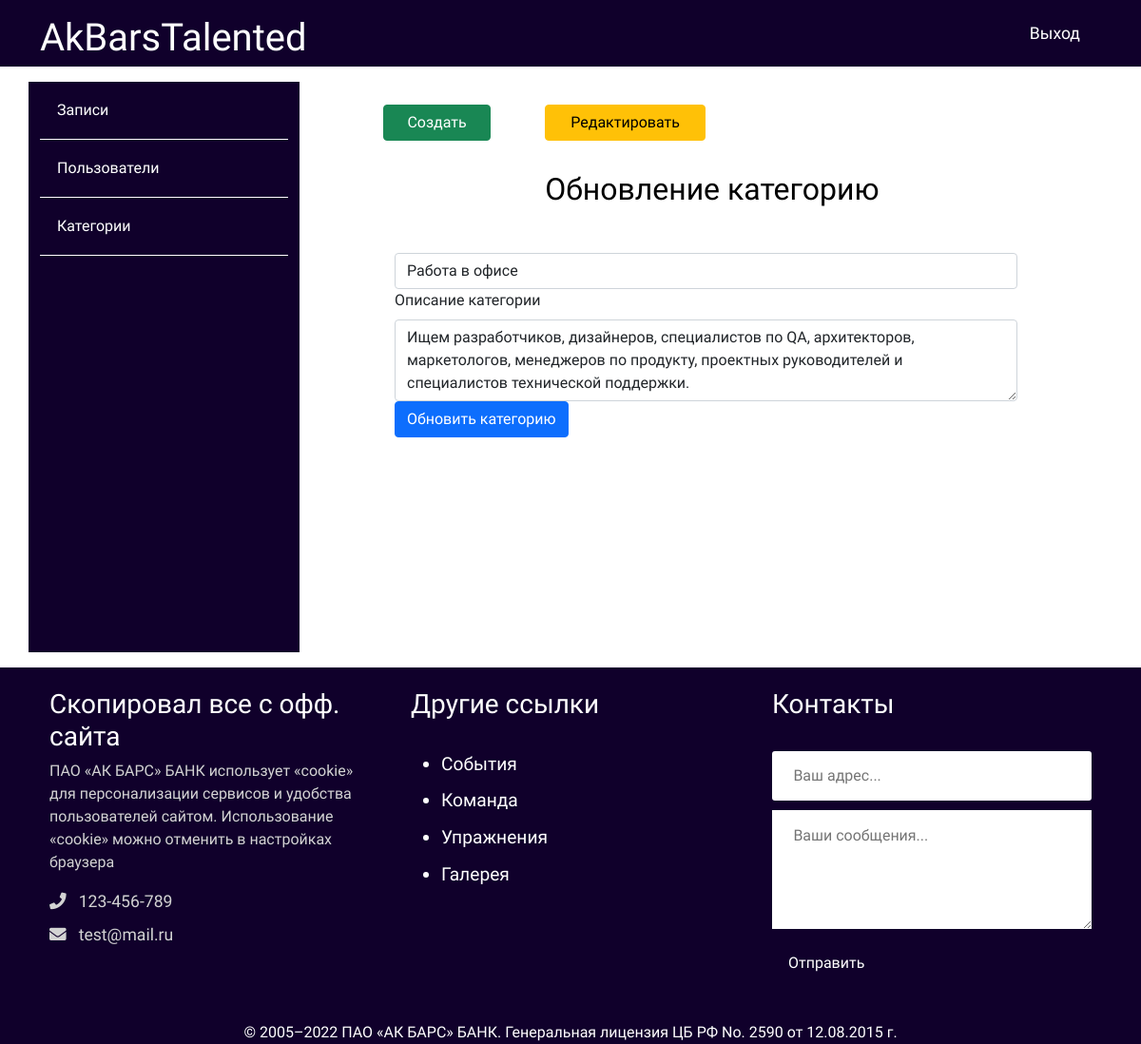
The page /saitt/admin/topics/edit.php?id=1 on the database its author committed.
### tables this page shows
CREATE TABLE `topics` (
  `id` int NOT NULL,
  `name` varchar(121) NOT NULL,
  `description` text NOT NULL
);

### saitt/app/controllers/topics.php (called while the page is built, shortened)
<?php
include SITE_ROOT . "/app/database/db.php";
if($_SERVER['REQUEST_METHOD'] === 'GET' && isset($_GET['id'])){
    $id = $_GET['id'];
    $topic = selectOne('topics', ['id' => $id]);
    $name = $topic['name'];
    $description = $topic['description'];
}

### saitt/app/database/db.php (called while the page is built, shortened)
<?php
require 'connect.php';
function dbCheckError($query){
    $errInfo = $query->errorInfo();
    return true;
}
function selectOne($table, $params = []){
    global $pdo;
    $sql = "SELECT * FROM $table";
    if(!empty($params)){
        $i = 0;
        foreach ($params as $key => $value){
            if ($i === 0){
                $sql = $sql . " WHERE $key=$value";
            }else{
                $sql = $sql . " AND $key=$value";
            }
            $i++;
        }
    }
    $query = $pdo->prepare($sql);
    $query->execute();
    return $query->fetch();
}

### saitt/admin/topics/edit.php (the view, shortened to what this page needs)
<?php
include "../../app/controllers/topics.php";
?>
<!doctype html>
<html lang="en">
<head>
    <link href="https://cdn.jsdelivr.net/npm/bootstrap@5.0.0-beta2/dist/css/bootstrap.min.css" rel="stylesheet">
    <link rel="stylesheet" href="https://use.fontawesome.com/releases/v5.7.2/css/all.css"
>
    <link rel="stylesheet" href="../../assets/css/admin.css">
</head>
<body>
<?php include("../../app/include/header-admin.php"); ?>
<div class="container">
    <?php include "../../app/include/sidebar-admin.php"; ?>
    <div class="posts col-9">
        <div class="button row">
            <a href="<?php echo BASE_URL . "admin/topics/create.php";?>" class="col-2 btn btn-success">Создать</a>
            <span class="col-1"></span>
            <a href="<?php echo BASE_URL . "admin/topics/index.php";?>" class="col-3 btn btn-warning">Редактировать</a>
        </div>
        <div class="row title-table">
            <h2>Обновление категорию</h2>
        </div>
        <div class="row add-post">
            <div class="mb-12 col-12 col-md-12 err">
            </div>
            <form action="edit.php" method="post">
                <div class="col">
                    <input name="name" value="<?=$name;?>" type="text" class="form-control" placeholder="Имя категории" aria-label="Имя категории">
                </div>
                <div class="col">
                    <label for="content" class="form-label">Описание категории</label>
                    <textarea name="description" class="form-control" id="content" rows="3"><?=$description;?></textarea>
                </div>
                <div class="col">
                    <button name="topic-edit" class="btn btn-primary" type="submit">Обновить категорию</button>
                </div>
            </form>
        </div>
    </div>
</div>
</div>
<?php include("../../app/include/footer.php"); ?>
</body>
</html>

### saitt/assets/css/admin.css (style rules this page uses)
* { font-family: 'Comfortaa', cursive; }
html, h1, h2, h3, h4, h5, h6 { color:#000000; }
body { background:#ffff; }
a { text-decoration: none; color:inherit; }
input { padding: 10px 12px; display: block; width: 100%; border-radius: 3px; border: 1px solid #ececec; line-height: 1.5rem; color: #444444; font-size: 1rem; }
.posts { height: 100%; padding: 40px 100px 100px; }
.posts h2 { text-align: center; margin: 2rem 0 0 0.4rem; }
.add-post .err { padding: 1rem 0; color: #A52A2A; }

### rows shown on the page
topics: name "Работа в офисе", description "Ищем разработчиков, дизайнеров, специалистов по QA, архитекторов, маркетологов, менеджеров по продукту, проектных руководителей и специалистов технической поддержки."
